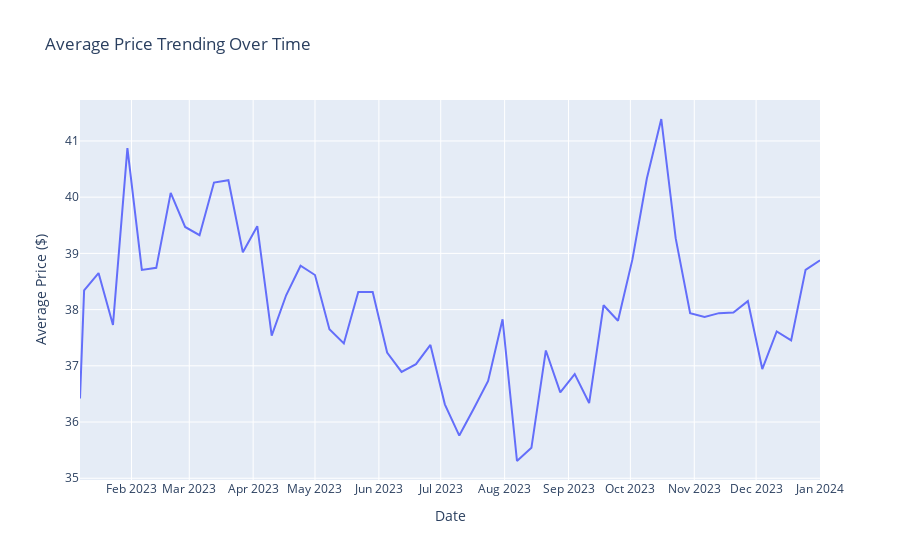

The notebook cell this image was saved under:
### Markdown cell above
Average Price Trending Over Time

### Code cell
# Load data from the 'Weekly' sheet
weekly_data = pd.read_excel('../Customer_Success_Engineer_-_Project_Data.xlsx', sheet_name='Weekly', header=1)

# Convert 'Week' to datetime (adjust the string split if the date format is different)
weekly_data['Week'] = pd.to_datetime(weekly_data['Week'].str.split(' - ').str[0])

# Group by 'Week' and calculate the average price
weekly_avg_price = weekly_data.groupby('Week')['Price'].mean().reset_index()

# Create the line chart
fig = px.line(weekly_avg_price, x='Week', y='Price', title='Average Price Trending Over Time')

# Improve the layout
fig.update_layout(
    xaxis_title='Date',
    yaxis_title='Average Price ($)',
    xaxis=dict(
        tickmode='auto',  # you can change to 'linear' if you want even spacing regardless of the actual time gaps
        nticks=20  # Adjust the number of ticks to get a clear view of the data points
    )
)

# Show the figure
fig.show()

### Figure 1 — Plotly figure (JSON) as saved in the notebook; plotly's stock layout.template omitted (floating-point values rounded to 4 significant figures)
{"data": [{"hovertemplate": "Week=%{x}<br>Price=%{y}<extra></extra>", "legendgroup": "", "line": {"color": "#636efa", "dash": "solid"}, "marker": {"symbol": "circle"}, "mode": "lines", "name": "", "orientation": "v", "showlegend": false, "type": "scatter", "x": ["2023-01-07T00:00:00", "2023-01-09T00:00:00", "2023-01-16T00:00:00", "2023-01-23T00:00:00", "2023-01-30T00:00:00", "2023-02-06T00:00:00", "2023-02-13T00:00:00", "2023-02-20T00:00:00", "2023-02-27T00:00:00", "2023-03-06T00:00:00", "2023-03-13T00:00:00", "2023-03-20T00:00:00", "2023-03-27T00:00:00", "2023-04-03T00:00:00", "2023-04-10T00:00:00", "2023-04-17T00:00:00", "2023-04-24T00:00:00", "2023-05-01T00:00:00", "2023-05-08T00:00:00", "2023-05-15T00:00:00", "2023-05-22T00:00:00", "2023-05-29T00:00:00", "2023-06-05T00:00:00", "2023-06-12T00:00:00", "2023-06-19T00:00:00", "2023-06-26T00:00:00", "2023-07-03T00:00:00", "2023-07-10T00:00:00", "2023-07-17T00:00:00", "2023-07-24T00:00:00", "2023-07-31T00:00:00", "2023-08-07T00:00:00", "2023-08-14T00:00:00", "2023-08-21T00:00:00", "2023-08-28T00:00:00", "2023-09-04T00:00:00", "2023-09-11T00:00:00", "2023-09-18T00:00:00", "2023-09-25T00:00:00", "2023-10-02T00:00:00", "2023-10-09T00:00:00", "2023-10-16T00:00:00", "2023-10-23T00:00:00", "2023-10-30T00:00:00", "2023-11-06T00:00:00", "2023-11-13T00:00:00", "2023-11-20T00:00:00", "2023-11-27T00:00:00", "2023-12-04T00:00:00", "2023-12-11T00:00:00", "2023-12-18T00:00:00", "2023-12-25T00:00:00", "2024-01-01T00:00:00"], "xaxis": "x", "y": [36.42, 38.34, 38.65, 37.73, 40.87, 38.71, 38.74, 40.08, 39.47, 39.32, 40.26, 40.3, 39.02, 39.48, 37.54, 38.25, 38.78, 38.62, 37.65, 37.4, 38.31, 38.31, 37.24, 36.89, 37.03, 37.37, 36.31, 35.76, 36.23, 36.73, 37.83, 35.31, 35.54, 37.27, 36.53, 36.85, 36.34, 38.08, 37.8, 38.89, 40.33, 41.39, 39.27, 37.93, 37.87, 37.94, 37.95, 38.15, 36.94, 37.61, 37.45, 38.71, 38.88], "yaxis": "y"}], "layout": {"legend": {"tracegroupgap": 0}, "title": {"text": "Average Price Trending Over Time"}, "xaxis": {"anchor": "y", "domain": [0, 1], "nticks": 20, "tickmode": "auto", "title": {"text": "Date"}}, "yaxis": {"anchor": "x", "domain": [0, 1], "title": {"text": "Average Price ($)"}}}}
